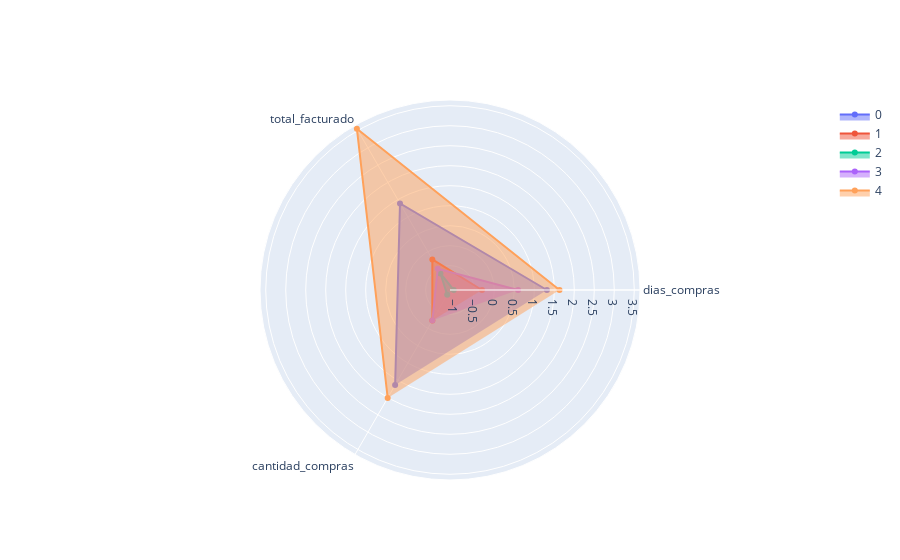

Notebook code cell kept with this figure:
### Code cell
fig = go.Figure()
for i in range(5):

  fig.add_trace(go.Scatterpolar(
      r=df_med[df_med['label'] == i].median()[0:-1].values,
      theta=df_med.columns[0:-1],
      fill='toself',
      name=str(i)
  ))

fig.update_layout(
  polar=dict(
    radialaxis=dict(
      visible=True
    ),
  ),
  showlegend=True
)

fig.show()

### Figure 1 — Plotly figure (JSON) as saved in the notebook; plotly's stock layout.template omitted (floating-point values rounded to 4 significant figures)
{"data": [{"fill": "toself", "name": "0", "r": [1.315, 1.393, 1.636], "theta": ["dias_compras", "total_facturado", "cantidad_compras"], "type": "scatterpolar"}, {"fill": "toself", "name": "1", "r": [-0.3085, -0.2252, -0.2252], "theta": ["dias_compras", "total_facturado", "cantidad_compras"], "type": "scatterpolar"}, {"fill": "toself", "name": "2", "r": [-1.015, -0.6297, -0.9697], "theta": ["dias_compras", "total_facturado", "cantidad_compras"], "type": "scatterpolar"}, {"fill": "toself", "name": "3", "r": [0.5933, -0.4949, -0.2252], "theta": ["dias_compras", "total_facturado", "cantidad_compras"], "type": "scatterpolar"}, {"fill": "toself", "name": "4", "r": [1.63, 3.55, 2.008], "theta": ["dias_compras", "total_facturado", "cantidad_compras"], "type": "scatterpolar"}], "layout": {"polar": {"radialaxis": {"visible": true}}, "showlegend": true}}
